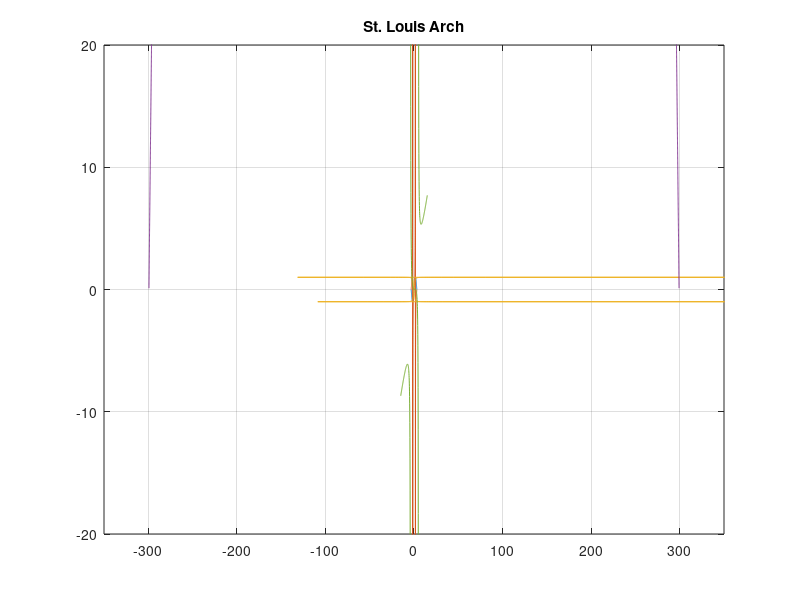

Here is the MATLAB script that generated this plot: (Note: this script raises an error after producing the figure.)
clear all,clc
%A.1
clear
x = 5.3; z = 7.8;
(x * z) / (x / z)^2;
A = ans + 14 * x^2 - 0.8 * z^22
clear ans
B = x^2 * z - z^2 * x + (x / z)^2 - (z / x)^(1/2)
%A.4
clear
x = linspace(9, 44, 15)
rv = 9:(44-9)/14:44
%A.5
clear
x = 14:-3:-10;
x = transpose(x)
%A.7
clear
A = [2.5:1:7.5;
    42:-3.4:25;
    15:-0.4:13;
    3:-1:-2]
clear B; clear C; clear D;
%A.8
%(a)
va = A(2,3:6)
vb = A(2:4,5)
%A.9
clear va; clear vb;
B = A([1, 2, 4],[1, 2, 4, 6])
C = A([2,4],[2,5,6])
%hold on
clear, close ,clc
x = (-pi:0.01:pi);
y = sin(x); z = tan(x);
plot(x, y)
hold on
plot(x, z)
plot(z, y)
%A.15
clear, close ,clc
x = -299.25:0.01:299.25;
y = 693.8 - 68.8 * cosh(x / 99.7);
plot(x, y)
grid on
axis([-350 350 0 700])
title("St. Louis Arch")
%A.16
clear, close ,clc
x  = (-15:0.1:15);
y = (0.5 .*  x.^3 - x.^2) ./ (x.^2 - x - 20);
fun = @ (x) x^2 - x - 20;
x0 = [-15 0]; x1 = [0 15]
tmp = fzero(fun, x0); tmp2 = fzero(fun, x1);
plot(x, y)
ylim ([-20 20])
xline(tmp);
xline(tmp2);
grid on
%hold on
%xlim auto, ylim auto
%pratics
% clear, close ,clc
% x = [1 9]
% y = [2 12]
% line(x, y, 'Color', 'red', 'LineStyle', '--')



